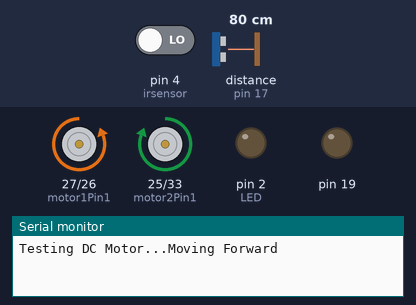
A sketch run on a simulated Arduino Mega 2560, built with avr-gcc and run on an emulated ATmega2560. On the bench: motor-driver pin pairs drawn as motors (green arrow = first pin HIGH = forward, orange = second pin HIGH = backward, longer = more drive, scaled by the enable pin), output pins drawn as LEDs (lit = HIGH), the last lines printed to the serial monitor. The test bench sets the inputs (shaded band); at power-on: pin 4 (irsensor) LOW, distance to the obstacle (sensor on pin 17) 80 cm. The echo pulse lasts 58.3 µs per cm; pins used as bus, display or sensor lines are not drawn.

Above: at 0.1 s.
At 9.1 s:
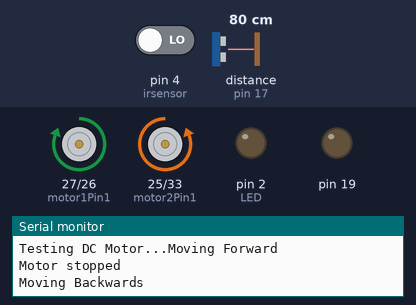
At 18.1 s:
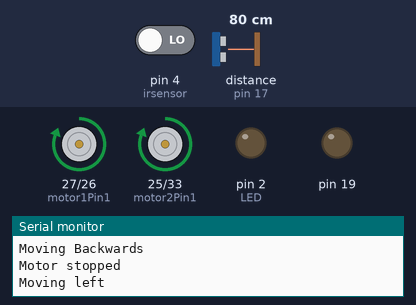
At 30.6 s:
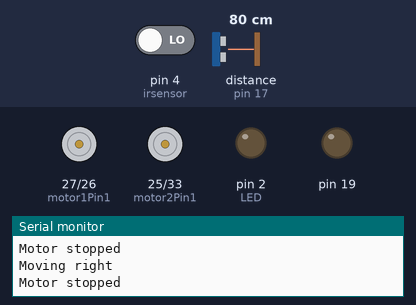
Timing chart, 0 to 32.1 s (numbered marks = the images above):
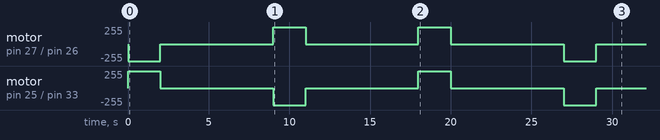

The sketch:

Covid19-HealthcareManagement.ino
```cpp
//dc
const int motor1Pin1 = 27;
const int motor1Pin2 = 26;
const int motor2Pin1 = 25;
const int motor2Pin2 = 33;
const int enable1Pin = 14;
const int enable2Pin = 12;
int value1=5, value=10;

//ultra
const int trigPin = 16;
const int echoPin = 17;
long duration;
int distance;

//ir
const int irsensor=4;
const int LED=2;
int stat=0;

//alcohol sensor
#define MQ3pin 13 //connect the ADC 13 pin t
float sensorValue;//connect the ADC 13 pin t

//relay
int relay = 21;

//gas
int Gas_analog = 39;

//temp
const int analogIn = A6;
int RawValue= 0;
double Voltage = 0;
double tempC = 0;
double tempF = 0;

void setup() {

  // sets the pins as outputs:
  pinMode(motor1Pin1, OUTPUT);
  pinMode(motor1Pin2, OUTPUT);
  pinMode(motor2Pin1, OUTPUT);
  pinMode(motor2Pin2, OUTPUT);
  pinMode(enable1Pin, OUTPUT);
  pinMode(enable2Pin, OUTPUT);
  pinMode(LED, OUTPUT);
  pinMode(irsensor, INPUT);
  pinMode(trigPin, OUTPUT); // Sets the trigPin as an Output
  pinMode(echoPin, INPUT);
  pinMode(19, OUTPUT);
  pinMode(3, INPUT);


  Serial.begin(115200);

  // testing
  Serial.print("Testing DC Motor...");


  forward();
  delay(3000);
  stop();
  delay(3000);
  backward();
  delay(3000);
  stop();
  delay(3000);
  left();
  delay(3000);
   stop();
  delay(3000);
  right();
  delay(1500);
   stop();
  delay(1500);
  ir();
  delay(2000);
  ultra();
  delay(3000);
  gas();
  delay(1500);
  temp();
  delay(1000);
  alcl();
  delay(2000);
  pump();
  delay(2000);
}


 void forward(){
  digitalWrite(enable1Pin, HIGH);
  digitalWrite(enable2Pin, HIGH);

  Serial.println("Moving Forward");
  digitalWrite(motor1Pin1, LOW);
  digitalWrite(motor1Pin2, HIGH);
   digitalWrite(motor2Pin1, HIGH);
  digitalWrite(motor2Pin2, LOW);

  delay(2000);
   digitalWrite(enable1Pin, LOW);

   digitalWrite(enable2Pin, LOW);
 }
 void stop(){
   Serial.println("Motor stopped");
  digitalWrite(motor1Pin1, LOW);
  digitalWrite(motor1Pin2, LOW);
  digitalWrite(motor2Pin1, LOW);
  digitalWrite(motor2Pin2, LOW);

  delay(1000);
 }
 void backward(){

  digitalWrite(enable1Pin, HIGH);

   digitalWrite(enable2Pin, HIGH);
  Serial.println("Moving Backwards");
  digitalWrite(motor1Pin1, HIGH);
  digitalWrite(motor1Pin2, LOW);
  digitalWrite(motor2Pin1, LOW);
  digitalWrite(motor2Pin2, HIGH);

  delay(2000);
   digitalWrite(enable1Pin, LOW);

   digitalWrite(enable2Pin, LOW);

 }
  void left(){

  digitalWrite(enable1Pin, HIGH);

   digitalWrite(enable2Pin, HIGH);
  Serial.println("Moving left");
  digitalWrite(motor1Pin1, HIGH);
  digitalWrite(motor1Pin2, LOW);
  digitalWrite(motor2Pin1, HIGH);
  digitalWrite(motor2Pin2, LOW);

  delay(2000);
   digitalWrite(enable1Pin, LOW);

   digitalWrite(enable2Pin, LOW);

 }
  void right(){

  digitalWrite(enable1Pin, HIGH);

   digitalWrite(enable2Pin, HIGH);
  Serial.println("Moving right");
  digitalWrite(motor1Pin1, LOW);
  digitalWrite(motor1Pin2, HIGH);
  digitalWrite(motor2Pin1, LOW);
  digitalWrite(motor2Pin2, HIGH);

  delay(2000);
   digitalWrite(enable1Pin, LOW);

   digitalWrite(enable2Pin, LOW);

 }

 void ir(){
  stat= digitalRead(irsensor);
  if (stat==HIGH)
  {digitalWrite(LED, HIGH);
  Serial.println("irsensor is high");
 }
 else
 {

  digitalWrite(LED, LOW);
  Serial.println("irsensor is low");
 }}
 void ultra(){
  digitalWrite(trigPin, LOW);
  delayMicroseconds(2);
  digitalWrite(trigPin, HIGH);
  delayMicroseconds(10);
  digitalWrite(trigPin, LOW);
  duration = pulseIn(echoPin, HIGH);

  distance = duration * 0.034 / 2;
  Serial.print("Distance: ");
  Serial.println(distance);
  delay(2000);
 }
 void gas(){
   int gassensorAnalog = analogRead(Gas_analog);
   Serial.print("Gas Sensor: ");
   Serial.print(gassensorAnalog);


 }
void temp(){
 RawValue = analogRead(analogIn);
Voltage = (RawValue / 2048.0) * 3300; // 5000 to get millivots.
tempC = Voltage * 0.1;
tempF = (tempC * 1.8) + 32; // conver to F
Serial.print("Raw Value = " ); // shows pre-scaled value
Serial.print(RawValue);
Serial.print("\t milli volts = "); // shows the voltage measured
Serial.print(Voltage,0); //
Serial.print("\t Temperature in C = ");
Serial.print(tempC,1);
Serial.print("\t Temperature in F = ");
Serial.println(tempF,1);
delay(500);
}
 void alcl(){
  Serial.println("MQ3 warming up!");
  delay(2000);
  sensorValue = analogRead(MQ3pin);
  Serial.print("Sensor Value: ");
  Serial.println(sensorValue);
}
void pump()
{
  digitalWrite(relay, HIGH);
  Serial.print("Relay is high: ");
  delay(2000);
  digitalWrite(relay, LOW);
  Serial.print("Relay is high: ");
  delay(2000);
}
void loop() {


if( value1==0)
 {
    forward();
    delay(2000);

  }
  if( value1==1)
 {
     stop();
    delay(1000);
  }
  if(value1==2)
  {
    backward();
    delay(2000);
  } }
```

Measured:
- by itself, motor on pin 27 (motor1Pin1) / pin 26 (motor1Pin2): stopped → backward 255/255 at 0.00 s, → stopped 2.0 s later, → forward 255/255 7.0 s later, → stopped 2.0 s later, … (8 changes in this stretch)
- by itself, motor on pin 25 (motor2Pin1) / pin 33 (motor2Pin2): stopped → forward 255/255 at 0.00 s, → stopped 2.0 s later, → backward 255/255 7.0 s later, → stopped 2.0 s later, … (8 changes in this stretch)
